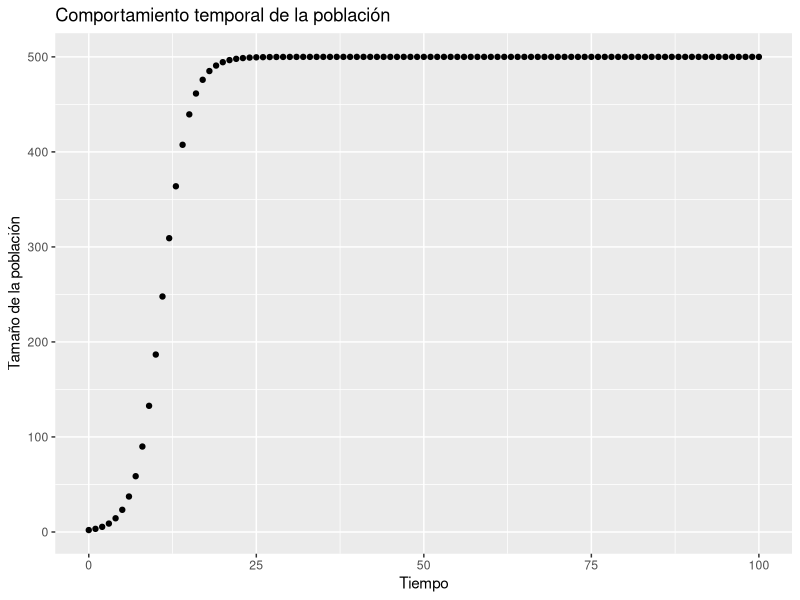

Write the R code that produced this figure.
# 1 - Librerías necesarias
install.packages("ggplot2")
library(ggplot2)

# 2 - Definición de la función
#     R  = índice de proliferación
#     K  = capacidad de carga del entorno
#     N0 = población en el tiempo inicial
#     Tf = tiempo final (puede ser cualquier valor entero)
BevertonHolt = function(R, K, N0, Tf){
  poblacion = numeric()

  for(t in 0:Tf){
    Nt = (K * N0)/(N0 + (K - N0)* exp(-R*t)) #  Para cada valor de tiempo, se calcula un tamaño poblacional
    poblacion <- c(poblacion, Nt) 
  }
  
  return(poblacion)
}

# 3 - Prueba de la función con R = 0.5, K = 500, población inicial de 2 individuos
evolucion_temporal <- BevertonHolt(0.5, 500, 2, 100)
tiempo = 0:100

# 4 - Creación de un dataframe para almacenar los datos
grafico <- data.frame(evolucion_temporal, tiempo)

# 5- Gráfico del comportamiento de la población
comportamiento <- ggplot(grafico, 
                         aes(x = tiempo, 
                             y = evolucion_temporal)) + 
                  geom_point() + 
                  labs(title = "Comportamiento temporal de la población", 
                           x = "Tiempo", 
                           y = "Tamaño de la población")

# 6 - En caso de que K sea aleatoria y siga una distribución normal con media y desvío conocidos, puede adaptarse así:
BevertonHolt = function(R, N0, Tf, k_mean, k_sdev){
  poblacion = numeric()

  for(i in 0:Tf){
    # Uso de la función rnorm() para generar valores aleatorios normales de K
    K <- rnorm(1, k_mean, k_sdev) # Donde "k_mean" es el valor medio de K, y "k_sdev" el desvío estándar
    Nt = (K * N0)/(N0 + (K - N0)* exp(-R*i)) 
    poblacion <- c(poblacion, Nt) 
    }

  return(poblacion)
}
